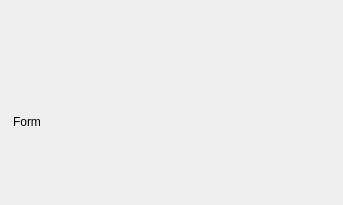
<?xml version="1.0" encoding="UTF-8"?>
<ui version="4.0">
 <class>FormClass</class>
 <widget class="QWidget" name="FormClass">
  <property name="geometry">
   <rect>
    <x>0</x>
    <y>0</y>
    <width>343</width>
    <height>205</height>
   </rect>
  </property>
  <property name="sizePolicy">
   <sizepolicy hsizetype="Expanding" vsizetype="Expanding">
    <horstretch>0</horstretch>
    <verstretch>0</verstretch>
   </sizepolicy>
  </property>
  <property name="windowTitle">
   <string>Form</string>
  </property>
  <property name="styleSheet">
   <string notr="true">QWidget#FormWidgetClass
{
	background-color: rgb(218, 222, 226);
}

QWidget[accessibleDescription=&quot;list:frame&quot;]
{
	background-color: rgb(255, 255, 255);
}

QWidget[accessibleDescription=&quot;list:headline&quot;]
{
	min-height: 3px;
	max-height: 3px;
	background-color: rgb(0,192,239);
}

QLabel[accessibleDescription=&quot;list:title&quot;]
{
	color: rgb(68, 68, 108);
	font: 12pt;
}

QWidget[accessibleDescription=&quot;list:titleline&quot;]
{
	min-height: 1px;
	max-height: 1px;
	background-color: rgb(244,244,244);
}
</string>
  </property>
  <layout class="QVBoxLayout" name="verticalLayout_2">
   <property name="spacing">
    <number>0</number>
   </property>
   <property name="leftMargin">
    <number>1</number>
   </property>
   <property name="topMargin">
    <number>0</number>
   </property>
   <property name="rightMargin">
    <number>1</number>
   </property>
   <property name="bottomMargin">
    <number>1</number>
   </property>
   <item>
    <widget class="QWidget" name="_headline" native="true">
     <property name="accessibleDescription">
      <string notr="true">list:headline</string>
     </property>
    </widget>
   </item>
   <item>
    <widget class="QWidget" name="widget_2" native="true">
     <property name="accessibleDescription">
      <string notr="true">list:frame</string>
     </property>
     <layout class="QVBoxLayout" name="verticalLayout">
      <property name="spacing">
       <number>0</number>
      </property>
      <property name="leftMargin">
       <number>0</number>
      </property>
      <property name="topMargin">
       <number>0</number>
      </property>
      <property name="rightMargin">
       <number>0</number>
      </property>
      <property name="bottomMargin">
       <number>0</number>
      </property>
      <item>
       <widget class="QWidget" name="widget" native="true">
        <property name="sizePolicy">
         <sizepolicy hsizetype="Preferred" vsizetype="Preferred">
          <horstretch>0</horstretch>
          <verstretch>0</verstretch>
         </sizepolicy>
        </property>
        <property name="minimumSize">
         <size>
          <width>0</width>
          <height>40</height>
         </size>
        </property>
        <property name="maximumSize">
         <size>
          <width>16777215</width>
          <height>40</height>
         </size>
        </property>
        <layout class="QHBoxLayout" name="horizontalLayout">
         <property name="spacing">
          <number>0</number>
         </property>
         <property name="leftMargin">
          <number>12</number>
         </property>
         <property name="topMargin">
          <number>8</number>
         </property>
         <property name="rightMargin">
          <number>12</number>
         </property>
         <property name="bottomMargin">
          <number>8</number>
         </property>
         <item>
          <widget class="QLabel" name="text_title">
           <property name="minimumSize">
            <size>
             <width>0</width>
             <height>0</height>
            </size>
           </property>
           <property name="maximumSize">
            <size>
             <width>16777215</width>
             <height>16777215</height>
            </size>
           </property>
           <property name="accessibleDescription">
            <string notr="true">list:title</string>
           </property>
           <property name="text">
            <string>Form</string>
           </property>
           <property name="scaledContents">
            <bool>false</bool>
           </property>
          </widget>
         </item>
         <item>
          <spacer name="horizontalSpacer">
           <property name="orientation">
            <enum>Qt::Horizontal</enum>
           </property>
           <property name="sizeHint" stdset="0">
            <size>
             <width>281</width>
             <height>20</height>
            </size>
           </property>
          </spacer>
         </item>
         <item>
          <widget class="QWidget" name="slotTools" native="true">
           <layout class="QHBoxLayout" name="horizontalLayout_2">
            <property name="spacing">
             <number>9</number>
            </property>
            <property name="leftMargin">
             <number>0</number>
            </property>
            <property name="topMargin">
             <number>0</number>
            </property>
            <property name="rightMargin">
             <number>0</number>
            </property>
            <property name="bottomMargin">
             <number>0</number>
            </property>
           </layout>
          </widget>
         </item>
        </layout>
       </widget>
      </item>
      <item>
       <widget class="QWidget" name="_titleline" native="true">
        <property name="accessibleDescription">
         <string notr="true">list:titleline</string>
        </property>
       </widget>
      </item>
      <item>
       <widget class="QWidget" name="slotContent" native="true">
        <property name="sizePolicy">
         <sizepolicy hsizetype="Preferred" vsizetype="Preferred">
          <horstretch>0</horstretch>
          <verstretch>0</verstretch>
         </sizepolicy>
        </property>
        <layout class="QVBoxLayout" name="verticalLayout_3">
         <property name="spacing">
          <number>8</number>
         </property>
         <property name="leftMargin">
          <number>12</number>
         </property>
         <property name="topMargin">
          <number>8</number>
         </property>
         <property name="rightMargin">
          <number>12</number>
         </property>
         <property name="bottomMargin">
          <number>8</number>
         </property>
        </layout>
       </widget>
      </item>
     </layout>
     <zorder>slotContent</zorder>
     <zorder>_titleline</zorder>
     <zorder>widget</zorder>
    </widget>
   </item>
  </layout>
 </widget>
 <resources/>
 <connections/>
</ui>
